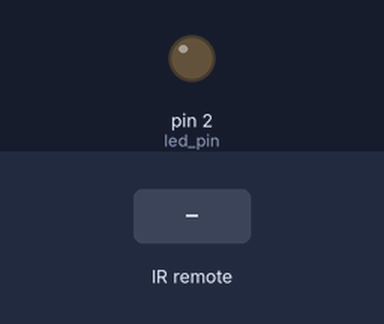
This program was run on a simulated Arduino Uno, built with avr-gcc and run on an emulated ATmega328P. Parts: output pins drawn as LEDs (lit = HIGH). Dashed ring = blinking. The inputs (shaded band) are chosen by the test bench.

Above: at 1.2 s.
1.3 s: infrared code 0xFF42BD received
At 1.42 s:
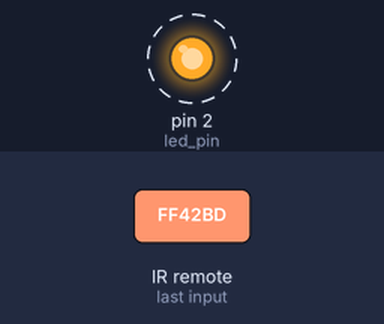
Timing chart, 0 to 4.3 s (numbered marks = the images above; inputs shaded):
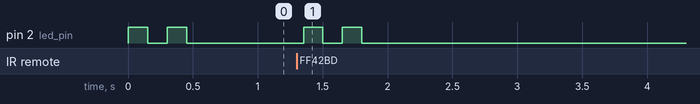

Measured:
- after the input at 1.3 s, pin 2 (led_pin): alternates HIGH for 0.15 s and LOW for 0.15 s, 4 changes in all, then stays LOW, starting after 0.05 s
- by itself, pin 2 (led_pin): alternates HIGH for 0.15 s and LOW for 0.15 s, 4 changes in all, then stays LOW

The program:

main.cpp
```cpp
#include <Arduino.h>
#include <IRremote.h>
#include <Timer.h>
#include "main.hpp"

#define IR_PERIOD 150

const int ir_pin = 6;
const int led_pin = 2;

int ir_event;
unsigned long last_code;

Timer t;

IRrecv irrecv(ir_pin, led_pin);
decode_results results; //Keep decoded IR data

void setup() {
  Serial.begin(9600);

  irrecv.enableIRIn(); //Enable IR receiver
  ir_event = t.every(IR_PERIOD, ir_read);
  pinMode(led_pin, OUTPUT);
  blink(2);
}

void loop() {
  t.update();
}

void handle_key_press() {
  switch(last_code) {
    case KEY_RIGHT:{
      Serial.println("KEY_RIGHT");
      break;
    }
    case KEY_LEFT:{
      Serial.println("KEY_LEFT");
      break;
    }
    case KEY_UP:{
      Serial.println("KEY_UP");
      break;
    }
    case KEY_DOWN:{
      Serial.println("KEY_DOWN");
      break;
    }
    case KEY_OK:{
      Serial.println("KEY_OK");
      break;
    }
  }
}

void ir_read() {
  if ( irrecv.decode(&results) ) {
    // We got some IR data
    if ( results.value != IR_REPEAT ) {
      last_code = results.value;
    }
    irrecv.resume(); // receive the next value
    blink(2);
    handle_key_press();
  }
}

void blink(int times) {
  t.oscillate(led_pin, 150, LOW, times);
}
```

main.hpp
```cpp
#ifndef __MAIN_H
#define __MAIN_H

#define STAR 0xFF42BD
#define HASH 0xFF52AD
#define KEY_1 0xFF6897
#define KEY_2 0xFF9867
#define KEY_3 0xFFB04F
#define KEY_4 0xFF30CF
#define KEY_5 0xFF18E7
#define KEY_6 0xFF7A85
#define KEY_7 0xFF10EF
#define KEY_8 0xFF38C7
#define KEY_9 0xFF5AA5
#define KEY_0 0xFF4Ab5

#define KEY_DOWN 0xFFA857
#define KEY_UP 0xFF629D
#define KEY_RIGHT 0xFFC23D
#define KEY_LEFT 0xFF22DD
#define KEY_OK 0xFF02FD

#define IR_REPEAT 0xFFFFFFFF

void ir_read();
void blink(int times);

#endif
```
